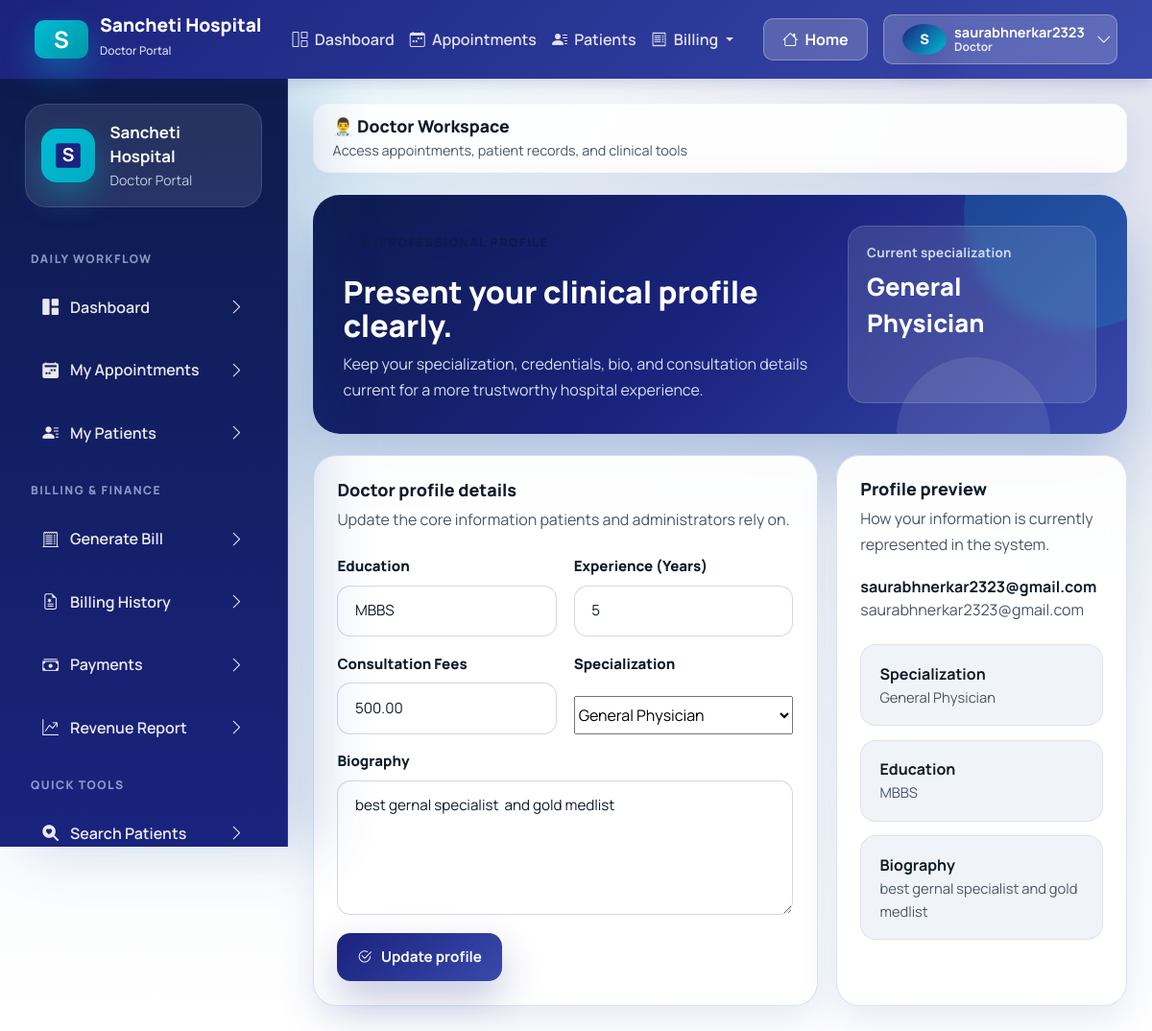
Screenshot of /doctor/profile/ (signed in) with the database file from the repository.
### accounts/models.py (models this page shows, shortened)
class CustomUser(AbstractUser):
    ROLE_CHOICES = (
        ("admin", "Admin"),
        ("doctor", "Doctor"),
        ("patient", "Patient"),
    )
    username = models.CharField(max_length=150, unique=True, blank=True, null=True)
    email = models.EmailField(unique=True)
    role = models.CharField(max_length=10, choices=ROLE_CHOICES, default="patient")
    education = models.CharField(max_length=200, blank=True, null=True)
    experience = models.IntegerField(blank=True, null=True)
    bio = models.TextField(blank=True, null=True)
    fees = models.DecimalField(max_digits=8, decimal_places=2, blank=True, null=True)
    specialization = models.ForeignKey(
        "Specialization",
        on_delete=models.SET_NULL,
        null=True,
        blank=True
    )
    is_email_verified = models.BooleanField(default=False)
    email_verification_token = models.UUIDField(default=uuid.uuid4, editable=False, null=True, blank=True)
    USERNAME_FIELD = "email"
    REQUIRED_FIELDS = []
    objects = CustomUserManager()

class Specialization(models.Model):
    title = models.CharField(max_length=100, unique=True)

### doctor/views.py (the view, shortened to what this page needs)
# urls.py: path("profile/", views.doctor_profile, name="doctor_profile"),
@login_required
@user_passes_test(is_doctor)
def doctor_profile(request):
    doctor = request.user
    from accounts.models import Specialization
    specializations = Specialization.objects.all()
    return render(request, "doctor/doctor_profile.html", {
        "doctor": doctor,
        "specializations": specializations
    })

### doctor/views.py (called while the page is built)
def is_doctor(user):
    return user.role == "doctor"

### doctor/templates/doctor/doctor_profile.html (shortened to what this page needs)
{% extends "base.html" %}
{% block content %}
<section class="page-hero">
    <div>
        <span class="eyebrow">
            <i class="bi bi-person-badge"></i>
        </span>
        <h2>Present your clinical profile clearly.</h2>
        <p>Keep your specialization, credentials, bio, and consultation details current for a more trustworthy hospital experience.</p>
    </div>
    <div class="page-hero-side">
        <div class="mini-stat">
            <span class="mini-stat-label">Current specialization</span>
            <span class="mini-stat-value">{{ doctor.specialization.title|default:"Unassigned" }}</span>
        </div>
    </div>
</section>
<section class="content-grid">
    <article class="form-card">
        <div class="form-header">
            <div>
                <h3 class="form-title">Doctor profile details</h3>
                <p class="form-copy">Update the core information patients and administrators rely on.</p>
            </div>
        </div>
        <form method="post" enctype="multipart/form-data" class="mt-4">
            <div class="form-grid">
                <div class="field-block">
                    <label for="education">Education</label>
                    <input type="text" name="education" id="education" value="{{ doctor.education|default_if_none:'' }}" placeholder="e.g. MBBS, MD">
                </div>
                <div class="field-block">
                    <label for="experience">Experience (Years)</label>
                    <input type="number" name="experience" id="experience" min="0" value="{{ doctor.experience|default_if_none:'' }}">
                </div>
                <div class="field-block">
                    <label for="fees">Consultation Fees</label>
                    <input type="number" name="fees" id="fees" min="0" step="0.01" value="{{ doctor.fees|default_if_none:'' }}">
                </div>
                <div class="field-block">
                    <label for="specialization">Specialization</label>
                    <select name="specialization" id="specialization">
                        {% for specialization in specializations %}
                        <option value="{{ specialization.id }}" {% if doctor.specialization and doctor.specialization.id == specialization.id %}selected{% endif %}>
                            {{ specialization.title }}
                        </option>
                        {% endfor %}
                    </select>
                </div>
                <div class="field-block full-span">
                    <label for="bio">Biography</label>
                    <textarea name="bio" id="bio" placeholder="Write a short professional introduction...">{{ doctor.bio|default_if_none:'' }}</textarea>
                </div>
            </div>
            <div class="form-actions">
                <button class="btn-brand" type="submit">
                    <i class="bi bi-check2-circle"></i>
                    Update profile
                </button>
            </div>
        </form>
    </article>
    <aside class="panel">
        <div class="panel-header">
            <div>
                <h3 class="panel-title">Profile preview</h3>
                <p class="panel-copy">How your information is currently represented in the system.</p>
            </div>
        </div>
        <div class="d-flex align-items-center gap-3 mb-4">
            <div>
                <strong>{{ doctor.first_name|default:doctor.email }}</strong>
                <div class="muted">{{ doctor.email }}</div>
            </div>
        </div>
        <div class="quick-links">
            <div class="detail-item">
                <strong>Specialization</strong>
                <span>{{ doctor.specialization.title|default:"Not assigned yet" }}</span>
            </div>
            <div class="detail-item">
                <strong>Education</strong>
                <span>{{ doctor.education|default:"No education details added yet" }}</span>
            </div>
            <div class="detail-item">
                <strong>Biography</strong>
                <span>{{ doctor.bio|default:"A short professional bio helps others understand your clinical focus." }}</span>
            </div>
        </div>
    </aside>
</section>
{% endblock %}

### templates/base.html (shortened to what this page needs)
{% load static %}
<!DOCTYPE html>
<html lang="en">
<head>
    <link href="https://cdn.jsdelivr.net/npm/bootstrap@5.3.3/dist/css/bootstrap.min.css" rel="stylesheet">
    <link rel="stylesheet" href="https://cdn.jsdelivr.net/npm/bootstrap-icons@1.11.3/font/bootstrap-icons.min.css">
    <link rel="stylesheet" href="{% static 'css/healthcare-ui.css' %}">
</head>
<body>
    {% if request.user.is_authenticated %}
    <nav class="navbar navbar-expand-lg classic-navbar">
        <div class="container-fluid">
            <a class="navbar-brand" href="{% url 'accounts:home' %}">
                <div class="brand-icon">S</div>
                <div>
                    <div style="line-height: 1;">Sancheti Hospital</div>
                    <small style="font-size: 0.75rem; opacity: 0.85; font-weight: 500;">{{ request.user.role|title }} Portal</small>
                </div>
            </a>
            <div class="collapse navbar-collapse" id="navbarNav">
                <ul class="navbar-nav me-auto mb-2 mb-lg-0 ms-4">
                    {% if request.user.role == "doctor" %}
                    <li class="nav-item">
                        <a class="nav-link {% if request.resolver_match.url_name == 'doctor_dashboard' %}active{% endif %}" href="{% url 'doctor:doctor_dashboard' %}">
                            <i class="bi bi-grid-1x2 me-1"></i> Dashboard
                        </a>
                    </li>
                    <li class="nav-item">
                        <a class="nav-link {% if request.resolver_match.url_name == 'doctor_appointments' %}active{% endif %}" href="{% url 'doctor:doctor_appointments' %}">
                            <i class="bi bi-calendar-week me-1"></i> Appointments
                        </a>
                    </li>
                    <li class="nav-item">
                        <a class="nav-link {% if request.resolver_match.url_name == 'doctor_patients' %}active{% endif %}" href="{% url 'doctor:doctor_patients' %}">
                            <i class="bi bi-person-lines-fill me-1"></i> Patients
                        </a>
                    </li>
                    <li class="nav-item dropdown">
                        <a class="nav-link dropdown-toggle" href="#" role="button" data-bs-toggle="dropdown" aria-expanded="false">
                            <i class="bi bi-receipt me-1"></i> Billing
                        </a>
                    </li>
                    {% endif %}
                </ul>
                <div class="d-flex align-items-center gap-3">
                    <a class="btn btn-navbar" href="{% url 'accounts:home' %}">
                        <i class="bi bi-house me-1"></i> Home
                    </a>
                    <div class="dropdown">
                        <button class="btn btn-navbar d-flex align-items-center gap-2" type="button" id="userDropdown" data-bs-toggle="dropdown" aria-expanded="false">
                            <div class="avatar-badge" style="width: 32px; height: 32px; font-size: 0.9rem;">{{ request.user.username|first|upper }}</div>
                            <div class="d-none d-md-block text-start" style="line-height: 1.1;">
                                <div style="font-size: 0.9rem; font-weight:700;">{{ request.user.username }}</div>
                                <div style="font-size:0.75rem; opacity:0.85;">{{ request.user.role|title }}</div>
                            </div>
                            <i class="bi bi-chevron-down ms-1"></i>
                        </button>
                    </div>
                </div>
            </div>
        </div>
    </nav>
    <div class="app-shell app-shell-with-top-nav">
        <aside class="app-sidebar d-none d-xl-flex flex-column" data-sidebar>
            <div class="sidebar-brand">
                <div class="brand-icon">
                    <svg width="32" height="32" viewBox="0 0 100 100" fill="none" xmlns="http://www.w3.org/2000/svg">
                        <rect x="10" y="10" width="80" height="80" rx="8" fill="#1a237e"/>
                        <text x="50" y="70" font-size="60" font-weight="bold" fill="white" text-anchor="middle">S</text>
                    </svg>
                </div>
                <div class="brand-copy">
                    <strong>Sancheti Hospital</strong>
                    <span class="text-capitalize">{{ request.user.role }} Portal</span>
                </div>
            </div>
            {% if request.user.role == "doctor" %}
            <div class="sidebar-section-label">Daily Workflow</div>
            <nav class="sidebar-nav">
                <a class="sidebar-link {% if request.resolver_match.namespace == 'doctor' and request.resolver_match.url_name == 'doctor_dashboard' %}active{% endif %}" href="{% url 'doctor:doctor_dashboard' %}">
                    <span><i class="bi bi-grid-1x2-fill"></i> Dashboard</span>
                    <i class="bi bi-chevron-right"></i>
                </a>
                <a class="sidebar-link {% if request.resolver_match.namespace == 'doctor' and request.resolver_match.url_name == 'doctor_appointments' %}active{% endif %}" href="{% url 'doctor:doctor_appointments' %}">
                    <span><i class="bi bi-calendar2-week-fill"></i> My Appointments</span>
                    <i class="bi bi-chevron-right"></i>
                </a>
                <a class="sidebar-link {% if request.resolver_match.namespace == 'doctor' and request.resolver_match.url_name == 'doctor_patients' %}active{% endif %}" href="{% url 'doctor:doctor_patients' %}">
                    <span><i class="bi bi-person-lines-fill"></i> My Patients</span>
                    <i class="bi bi-chevron-right"></i>
                </a>
            </nav>
            <div class="sidebar-section-label">Billing & Finance</div>
            <nav class="sidebar-nav">
                <a class="sidebar-link {% if request.resolver_match.namespace == 'billing' and request.resolver_match.url_name == 'generate_bill' %}active{% endif %}" href="{% url 'billing:generate_bill' %}">
                    <span><i class="bi bi-receipt-cutoff"></i> Generate Bill</span>
                    <i class="bi bi-chevron-right"></i>
                </a>
                <a class="sidebar-link {% if request.resolver_match.namespace == 'billing' and request.resolver_match.url_name == 'bill_list' %}active{% endif %}" href="{% url 'billing:bill_list' %}">
                    <span><i class="bi bi-file-earmark-medical"></i> Billing History</span>
                    <i class="bi bi-chevron-right"></i>
                </a>
                <a class="sidebar-link {% if request.resolver_match.namespace == 'billing' and request.resolver_match.url_name == 'payment_history' %}active{% endif %}" href="{% url 'billing:payment_history' %}">
                    <span><i class="bi bi-cash-stack"></i> Payments</span>
                    <i class="bi bi-chevron-right"></i>
                </a>
                <a class="sidebar-link {% if request.resolver_match.namespace == 'billing' and request.resolver_match.url_name == 'revenue_report' %}active{% endif %}" href="{% url 'billing:revenue_report' %}">
                    <span><i class="bi bi-graph-up-arrow"></i> Revenue Report</span>
                    <i class="bi bi-chevron-right"></i>
                </a>
            </nav>
            <div class="sidebar-section-label">Quick Tools</div>
            <nav class="sidebar-nav">
                <a class="sidebar-link {% if request.resolver_match.namespace == 'doctor' and request.resolver_match.url_name == 'search_patient' %}active{% endif %}" href="{% url 'doctor:search_patient' %}">
                    <span><i class="bi bi-search-heart-fill"></i> Search Patients</span>
                    <i class="bi bi-chevron-right"></i>
                </a>
            </nav>
            {% endif %}
        </aside>
        <main class="content-area">
            <div class="topbar d-none d-xl-block" style="border-radius: 16px; padding: 0.75rem 1.25rem; background: rgba(255,255,255,0.9); border:1px solid rgba(203, 208, 210, 0.1);">
                <div class="topbar-copy">
                    <h1 style="font-size: 1.1rem;">
                        {% if request.user.role == "doctor" %}👨‍⚕️ Doctor Workspace{% endif %}
                    </h1>
                    <p style="font-size: 0.9rem;">
                        {% if request.user.role == "doctor" %}Access appointments, patient records, and clinical tools{% endif %}
                    </p>
                </div>
            </div>
            <div class="page-stack">
                {% block content %}{% endblock %}
            </div>
        </main>
    </div>
    {% endif %}
</body>
</html>

### templates/base.html (style rules this page uses)
.classic-navbar { background: linear-gradient(135deg, #1a237e 0%, #3949ab 100%); box-shadow: 0 4px 16px rgba(26, 35, 126, 0.2); padding: 0.75rem 1.5rem; position: sticky; top: 0; z-index: 1050; }
.classic-navbar .navbar-brand { display: flex; align-items: center; gap: 12px; color: white !important; font-weight: 800; font-size: 1.2rem; }
.classic-navbar .brand-icon { width: 40px; height: 40px; border-radius: 10px; background: linear-gradient(135deg, #00bcd4 0%, #0097a7 100%); display: grid; place-items: center; font-weight: bold; font-size: 1.5rem; color: white; }
.classic-navbar .nav-link { color: rgba(255,255,255,0.85) !important; font-weight: 600; padding: 0.5rem 1rem; transition: all 0.2s ease; }
.classic-navbar .btn-navbar { background: rgba(255,255,255,0.2); border: 1px solid rgba(255,255,255,0.3); color: white; font-weight: 700; border-radius: 10px; padding: 0.55rem 1.2rem; transition: all 0.2s ease; }
.app-shell-with-top-nav { padding-top: 0; }

### rows the page displays
CustomUser: user.role "Doctor", user.username|first "S", user.username "saurabhnerkar2323", specialization "General Physician", education "MBBS", experience "5", fees "500.00", bio "best gernal specialist and gold medlist", first_name "saurabhnerkar2323@gmail.com", email "saurabhnerkar2323@gmail.com"
